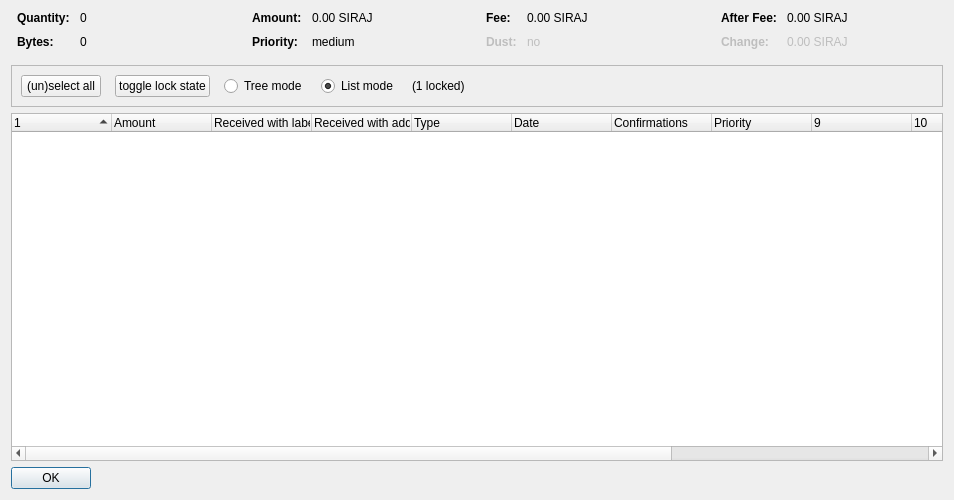
<?xml version="1.0" encoding="UTF-8"?>
<ui version="4.0">
 <class>CoinControlDialog</class>
 <widget class="QDialog" name="CoinControlDialog">
  <property name="geometry">
   <rect>
    <x>0</x>
    <y>0</y>
    <width>954</width>
    <height>500</height>
   </rect>
  </property>
  <property name="windowTitle">
   <string>Coin Selection</string>
  </property>
  <layout class="QVBoxLayout" name="verticalLayout">
   <item>
    <layout class="QHBoxLayout" name="horizontalLayoutTop" stretch="0,0,0,0">
     <property name="topMargin">
      <number>0</number>
     </property>
     <property name="bottomMargin">
      <number>10</number>
     </property>
     <item>
      <layout class="QFormLayout" name="formLayoutCoinControl1">
       <property name="horizontalSpacing">
        <number>10</number>
       </property>
       <property name="verticalSpacing">
        <number>10</number>
       </property>
       <property name="leftMargin">
        <number>6</number>
       </property>
       <property name="rightMargin">
        <number>6</number>
       </property>
       <item row="0" column="0">
        <widget class="QLabel" name="labelCoinControlQuantityText">
         <property name="font">
          <font>
           <weight>75</weight>
           <bold>true</bold>
          </font>
         </property>
         <property name="text">
          <string>Quantity:</string>
         </property>
        </widget>
       </item>
       <item row="0" column="1">
        <widget class="QLabel" name="labelCoinControlQuantity">
         <property name="cursor">
          <cursorShape>IBeamCursor</cursorShape>
         </property>
         <property name="contextMenuPolicy">
          <enum>Qt::ActionsContextMenu</enum>
         </property>
         <property name="text">
          <string notr="true">0</string>
         </property>
         <property name="textInteractionFlags">
          <set>Qt::LinksAccessibleByMouse|Qt::TextSelectableByKeyboard|Qt::TextSelectableByMouse</set>
         </property>
        </widget>
       </item>
       <item row="1" column="0">
        <widget class="QLabel" name="labelCoinControlBytesText">
         <property name="font">
          <font>
           <weight>75</weight>
           <bold>true</bold>
          </font>
         </property>
         <property name="text">
          <string>Bytes:</string>
         </property>
        </widget>
       </item>
       <item row="1" column="1">
        <widget class="QLabel" name="labelCoinControlBytes">
         <property name="cursor">
          <cursorShape>IBeamCursor</cursorShape>
         </property>
         <property name="contextMenuPolicy">
          <enum>Qt::ActionsContextMenu</enum>
         </property>
         <property name="text">
          <string notr="true">0</string>
         </property>
         <property name="textInteractionFlags">
          <set>Qt::LinksAccessibleByMouse|Qt::TextSelectableByKeyboard|Qt::TextSelectableByMouse</set>
         </property>
        </widget>
       </item>
      </layout>
     </item>
     <item>
      <layout class="QFormLayout" name="formLayoutCoinControl2">
       <property name="horizontalSpacing">
        <number>10</number>
       </property>
       <property name="verticalSpacing">
        <number>10</number>
       </property>
       <property name="leftMargin">
        <number>6</number>
       </property>
       <property name="rightMargin">
        <number>6</number>
       </property>
       <item row="0" column="0">
        <widget class="QLabel" name="labelCoinControlAmountText">
         <property name="font">
          <font>
           <weight>75</weight>
           <bold>true</bold>
          </font>
         </property>
         <property name="text">
          <string>Amount:</string>
         </property>
        </widget>
       </item>
       <item row="0" column="1">
        <widget class="QLabel" name="labelCoinControlAmount">
         <property name="cursor">
          <cursorShape>IBeamCursor</cursorShape>
         </property>
         <property name="contextMenuPolicy">
          <enum>Qt::ActionsContextMenu</enum>
         </property>
         <property name="text">
          <string notr="true">0.00 SIRAJ</string>
         </property>
         <property name="textInteractionFlags">
          <set>Qt::LinksAccessibleByMouse|Qt::TextSelectableByKeyboard|Qt::TextSelectableByMouse</set>
         </property>
        </widget>
       </item>
       <item row="1" column="0">
        <widget class="QLabel" name="labelCoinControlPriorityText">
         <property name="font">
          <font>
           <weight>75</weight>
           <bold>true</bold>
          </font>
         </property>
         <property name="text">
          <string>Priority:</string>
         </property>
        </widget>
       </item>
       <item row="1" column="1">
        <widget class="QLabel" name="labelCoinControlPriority">
         <property name="cursor">
          <cursorShape>IBeamCursor</cursorShape>
         </property>
         <property name="contextMenuPolicy">
          <enum>Qt::ActionsContextMenu</enum>
         </property>
         <property name="text">
          <string>medium</string>
         </property>
         <property name="textInteractionFlags">
          <set>Qt::LinksAccessibleByMouse|Qt::TextSelectableByKeyboard|Qt::TextSelectableByMouse</set>
         </property>
        </widget>
       </item>
      </layout>
     </item>
     <item>
      <layout class="QFormLayout" name="formLayoutCoinControl3">
       <property name="horizontalSpacing">
        <number>10</number>
       </property>
       <property name="verticalSpacing">
        <number>10</number>
       </property>
       <property name="leftMargin">
        <number>6</number>
       </property>
       <property name="rightMargin">
        <number>6</number>
       </property>
       <item row="0" column="0">
        <widget class="QLabel" name="labelCoinControlFeeText">
         <property name="font">
          <font>
           <weight>75</weight>
           <bold>true</bold>
          </font>
         </property>
         <property name="text">
          <string>Fee:</string>
         </property>
        </widget>
       </item>
       <item row="0" column="1">
        <widget class="QLabel" name="labelCoinControlFee">
         <property name="cursor">
          <cursorShape>IBeamCursor</cursorShape>
         </property>
         <property name="contextMenuPolicy">
          <enum>Qt::ActionsContextMenu</enum>
         </property>
         <property name="text">
          <string notr="true">0.00 SIRAJ</string>
         </property>
         <property name="textInteractionFlags">
          <set>Qt::LinksAccessibleByMouse|Qt::TextSelectableByKeyboard|Qt::TextSelectableByMouse</set>
         </property>
        </widget>
       </item>
       <item row="1" column="0">
        <widget class="QLabel" name="labelCoinControlLowOutputText">
         <property name="enabled">
          <bool>false</bool>
         </property>
         <property name="font">
          <font>
           <weight>75</weight>
           <bold>true</bold>
          </font>
         </property>
         <property name="text">
          <string>Dust:</string>
         </property>
        </widget>
       </item>
       <item row="1" column="1">
        <widget class="QLabel" name="labelCoinControlLowOutput">
         <property name="enabled">
          <bool>false</bool>
         </property>
         <property name="cursor">
          <cursorShape>IBeamCursor</cursorShape>
         </property>
         <property name="contextMenuPolicy">
          <enum>Qt::ActionsContextMenu</enum>
         </property>
         <property name="text">
          <string>no</string>
         </property>
         <property name="textInteractionFlags">
          <set>Qt::LinksAccessibleByMouse|Qt::TextSelectableByKeyboard|Qt::TextSelectableByMouse</set>
         </property>
        </widget>
       </item>
      </layout>
     </item>
     <item>
      <layout class="QFormLayout" name="formLayoutCoinControl4">
       <property name="horizontalSpacing">
        <number>10</number>
       </property>
       <property name="verticalSpacing">
        <number>10</number>
       </property>
       <property name="leftMargin">
        <number>6</number>
       </property>
       <property name="rightMargin">
        <number>6</number>
       </property>
       <item row="0" column="0">
        <widget class="QLabel" name="labelCoinControlAfterFeeText">
         <property name="font">
          <font>
           <weight>75</weight>
           <bold>true</bold>
          </font>
         </property>
         <property name="text">
          <string>After Fee:</string>
         </property>
        </widget>
       </item>
       <item row="0" column="1">
        <widget class="QLabel" name="labelCoinControlAfterFee">
         <property name="cursor">
          <cursorShape>IBeamCursor</cursorShape>
         </property>
         <property name="contextMenuPolicy">
          <enum>Qt::ActionsContextMenu</enum>
         </property>
         <property name="text">
          <string notr="true">0.00 SIRAJ</string>
         </property>
         <property name="textInteractionFlags">
          <set>Qt::LinksAccessibleByMouse|Qt::TextSelectableByKeyboard|Qt::TextSelectableByMouse</set>
         </property>
        </widget>
       </item>
       <item row="1" column="0">
        <widget class="QLabel" name="labelCoinControlChangeText">
         <property name="enabled">
          <bool>false</bool>
         </property>
         <property name="font">
          <font>
           <weight>75</weight>
           <bold>true</bold>
          </font>
         </property>
         <property name="text">
          <string>Change:</string>
         </property>
        </widget>
       </item>
       <item row="1" column="1">
        <widget class="QLabel" name="labelCoinControlChange">
         <property name="enabled">
          <bool>false</bool>
         </property>
         <property name="cursor">
          <cursorShape>IBeamCursor</cursorShape>
         </property>
         <property name="contextMenuPolicy">
          <enum>Qt::ActionsContextMenu</enum>
         </property>
         <property name="text">
          <string notr="true">0.00 SIRAJ</string>
         </property>
         <property name="textInteractionFlags">
          <set>Qt::LinksAccessibleByMouse|Qt::TextSelectableByKeyboard|Qt::TextSelectableByMouse</set>
         </property>
        </widget>
       </item>
      </layout>
     </item>
    </layout>
   </item>
   <item>
    <widget class="QFrame" name="frame">
     <property name="minimumSize">
      <size>
       <width>0</width>
       <height>40</height>
      </size>
     </property>
     <property name="frameShape">
      <enum>QFrame::StyledPanel</enum>
     </property>
     <property name="frameShadow">
      <enum>QFrame::Sunken</enum>
     </property>
     <layout class="QHBoxLayout" name="horizontalLayout">
      <item>
       <layout class="QHBoxLayout" name="horizontalLayoutPanel" stretch="0,0,0,0,0,0">
        <property name="spacing">
         <number>14</number>
        </property>
        <item>
         <widget class="QPushButton" name="pushButtonSelectAll">
          <property name="sizePolicy">
           <sizepolicy hsizetype="Maximum" vsizetype="Fixed">
            <horstretch>0</horstretch>
            <verstretch>0</verstretch>
           </sizepolicy>
          </property>
          <property name="text">
           <string>(un)select all</string>
          </property>
          <property name="autoDefault">
           <bool>false</bool>
          </property>
         </widget>
        </item>
        <item>
         <widget class="QPushButton" name="pushButtonToggleLock">
          <property name="sizePolicy">
           <sizepolicy hsizetype="Maximum" vsizetype="Fixed">
            <horstretch>0</horstretch>
            <verstretch>0</verstretch>
           </sizepolicy>
          </property>
          <property name="text">
           <string>toggle lock state</string>
          </property>
          <property name="autoDefault">
           <bool>false</bool>
          </property>
         </widget>
        </item>
        <item>
         <widget class="QRadioButton" name="radioTreeMode">
          <property name="sizePolicy">
           <sizepolicy hsizetype="Maximum" vsizetype="Fixed">
            <horstretch>0</horstretch>
            <verstretch>0</verstretch>
           </sizepolicy>
          </property>
          <property name="text">
           <string>Tree mode</string>
          </property>
         </widget>
        </item>
        <item>
         <widget class="QRadioButton" name="radioListMode">
          <property name="sizePolicy">
           <sizepolicy hsizetype="Maximum" vsizetype="Fixed">
            <horstretch>0</horstretch>
            <verstretch>0</verstretch>
           </sizepolicy>
          </property>
          <property name="text">
           <string>List mode</string>
          </property>
          <property name="checked">
           <bool>true</bool>
          </property>
         </widget>
        </item>
        <item>
         <widget class="QLabel" name="labelLocked">
          <property name="text">
           <string>(1 locked)</string>
          </property>
         </widget>
        </item>
        <item>
         <spacer name="horizontalSpacer">
          <property name="orientation">
           <enum>Qt::Horizontal</enum>
          </property>
          <property name="sizeHint" stdset="0">
           <size>
            <width>40</width>
            <height>20</height>
           </size>
          </property>
         </spacer>
        </item>
       </layout>
      </item>
     </layout>
    </widget>
   </item>
   <item>
    <widget class="CoinControlTreeWidget" name="treeWidget">
     <property name="contextMenuPolicy">
      <enum>Qt::CustomContextMenu</enum>
     </property>
     <property name="sortingEnabled">
      <bool>false</bool>
     </property>
     <property name="columnCount">
      <number>13</number>
     </property>
     <attribute name="headerShowSortIndicator" stdset="0">
      <bool>true</bool>
     </attribute>
     <attribute name="headerStretchLastSection">
      <bool>false</bool>
     </attribute>
     <column>
      <property name="text">
       <string/>
      </property>
     </column>
     <column>
      <property name="text">
       <string>Amount</string>
      </property>
     </column>
     <column>
      <property name="text">
       <string>Received with label</string>
      </property>
     </column>
     <column>
      <property name="text">
       <string>Received with address</string>
      </property>
     </column>
     <column>
      <property name="text">
	<string>Type</string>
      </property>
     </column>
     <column>
      <property name="text">	 
       <string>Date</string>
      </property>
     </column>
     <column>
      <property name="text">
       <string>Confirmations</string>
      </property>
      <property name="toolTip">
       <string>Confirmed</string>
      </property>
     </column>
     <column>
      <property name="text">
       <string>Priority</string>
      </property>
     </column>
     <column>
      <property name="text">
       <string/>
      </property>
     </column>
     <column>
      <property name="text">
       <string/>
      </property>
     </column>
     <column>
      <property name="text">
       <string/>
      </property>
     </column>
     <column>
      <property name="text">
       <string/>
      </property>
     </column>
     <column>
      <property name="text">
       <string/>
      </property>
     </column>
    </widget>
   </item>
   <item>
    <widget class="QDialogButtonBox" name="buttonBox">
     <property name="sizePolicy">
      <sizepolicy hsizetype="Maximum" vsizetype="Fixed">
       <horstretch>0</horstretch>
       <verstretch>0</verstretch>
      </sizepolicy>
     </property>
     <property name="orientation">
      <enum>Qt::Horizontal</enum>
     </property>
     <property name="standardButtons">
      <set>QDialogButtonBox::Ok</set>
     </property>
    </widget>
   </item>
  </layout>
 </widget>
 <customwidgets>
  <customwidget>
   <class>CoinControlTreeWidget</class>
   <extends>QTreeWidget</extends>
   <header>coincontroltreewidget.h</header>
  </customwidget>
 </customwidgets>
 <resources/>
 <connections/>
</ui>
